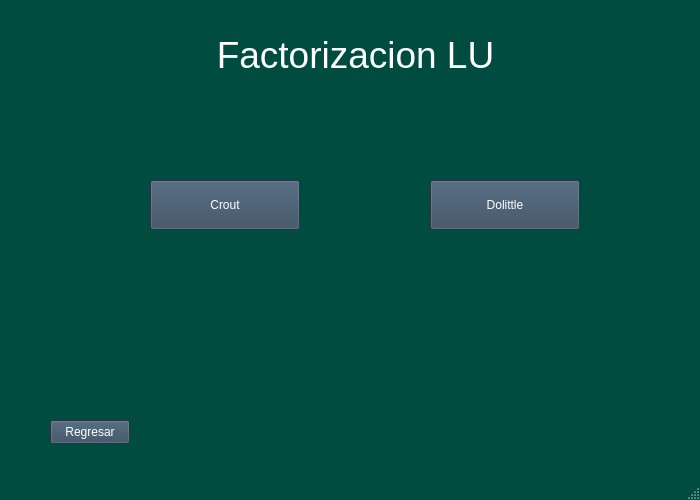
<?xml version="1.0" encoding="UTF-8"?>
<ui version="4.0">
 <class>menuFactorizacion</class>
 <widget class="QMainWindow" name="menuFactorizacion">
  <property name="geometry">
   <rect>
    <x>0</x>
    <y>0</y>
    <width>700</width>
    <height>500</height>
   </rect>
  </property>
  <property name="palette">
   <palette>
    <active>
     <colorrole role="WindowText">
      <brush brushstyle="SolidPattern">
       <color alpha="255">
        <red>255</red>
        <green>255</green>
        <blue>255</blue>
       </color>
      </brush>
     </colorrole>
     <colorrole role="Button">
      <brush brushstyle="SolidPattern">
       <color alpha="255">
        <red>0</red>
        <green>76</green>
        <blue>64</blue>
       </color>
      </brush>
     </colorrole>
     <colorrole role="Light">
      <brush brushstyle="SolidPattern">
       <color alpha="255">
        <red>0</red>
        <green>114</green>
        <blue>96</blue>
       </color>
      </brush>
     </colorrole>
     <colorrole role="Midlight">
      <brush brushstyle="SolidPattern">
       <color alpha="255">
        <red>0</red>
        <green>95</green>
        <blue>80</blue>
       </color>
      </brush>
     </colorrole>
     <colorrole role="Dark">
      <brush brushstyle="SolidPattern">
       <color alpha="255">
        <red>0</red>
        <green>38</green>
        <blue>32</blue>
       </color>
      </brush>
     </colorrole>
     <colorrole role="Mid">
      <brush brushstyle="SolidPattern">
       <color alpha="255">
        <red>0</red>
        <green>50</green>
        <blue>42</blue>
       </color>
      </brush>
     </colorrole>
     <colorrole role="Text">
      <brush brushstyle="SolidPattern">
       <color alpha="255">
        <red>255</red>
        <green>255</green>
        <blue>255</blue>
       </color>
      </brush>
     </colorrole>
     <colorrole role="BrightText">
      <brush brushstyle="SolidPattern">
       <color alpha="255">
        <red>255</red>
        <green>255</green>
        <blue>255</blue>
       </color>
      </brush>
     </colorrole>
     <colorrole role="ButtonText">
      <brush brushstyle="SolidPattern">
       <color alpha="255">
        <red>255</red>
        <green>255</green>
        <blue>255</blue>
       </color>
      </brush>
     </colorrole>
     <colorrole role="Base">
      <brush brushstyle="SolidPattern">
       <color alpha="255">
        <red>0</red>
        <green>0</green>
        <blue>0</blue>
       </color>
      </brush>
     </colorrole>
     <colorrole role="Window">
      <brush brushstyle="SolidPattern">
       <color alpha="255">
        <red>0</red>
        <green>76</green>
        <blue>64</blue>
       </color>
      </brush>
     </colorrole>
     <colorrole role="Shadow">
      <brush brushstyle="SolidPattern">
       <color alpha="255">
        <red>0</red>
        <green>0</green>
        <blue>0</blue>
       </color>
      </brush>
     </colorrole>
     <colorrole role="AlternateBase">
      <brush brushstyle="SolidPattern">
       <color alpha="255">
        <red>0</red>
        <green>38</green>
        <blue>32</blue>
       </color>
      </brush>
     </colorrole>
     <colorrole role="ToolTipBase">
      <brush brushstyle="SolidPattern">
       <color alpha="255">
        <red>255</red>
        <green>255</green>
        <blue>220</blue>
       </color>
      </brush>
     </colorrole>
     <colorrole role="ToolTipText">
      <brush brushstyle="SolidPattern">
       <color alpha="255">
        <red>0</red>
        <green>0</green>
        <blue>0</blue>
       </color>
      </brush>
     </colorrole>
     <colorrole role="PlaceholderText">
      <brush brushstyle="SolidPattern">
       <color alpha="128">
        <red>255</red>
        <green>255</green>
        <blue>255</blue>
       </color>
      </brush>
     </colorrole>
    </active>
    <inactive>
     <colorrole role="WindowText">
      <brush brushstyle="SolidPattern">
       <color alpha="255">
        <red>255</red>
        <green>255</green>
        <blue>255</blue>
       </color>
      </brush>
     </colorrole>
     <colorrole role="Button">
      <brush brushstyle="SolidPattern">
       <color alpha="255">
        <red>0</red>
        <green>76</green>
        <blue>64</blue>
       </color>
      </brush>
     </colorrole>
     <colorrole role="Light">
      <brush brushstyle="SolidPattern">
       <color alpha="255">
        <red>0</red>
        <green>114</green>
        <blue>96</blue>
       </color>
      </brush>
     </colorrole>
     <colorrole role="Midlight">
      <brush brushstyle="SolidPattern">
       <color alpha="255">
        <red>0</red>
        <green>95</green>
        <blue>80</blue>
       </color>
      </brush>
     </colorrole>
     <colorrole role="Dark">
      <brush brushstyle="SolidPattern">
       <color alpha="255">
        <red>0</red>
        <green>38</green>
        <blue>32</blue>
       </color>
      </brush>
     </colorrole>
     <colorrole role="Mid">
      <brush brushstyle="SolidPattern">
       <color alpha="255">
        <red>0</red>
        <green>50</green>
        <blue>42</blue>
       </color>
      </brush>
     </colorrole>
     <colorrole role="Text">
      <brush brushstyle="SolidPattern">
       <color alpha="255">
        <red>255</red>
        <green>255</green>
        <blue>255</blue>
       </color>
      </brush>
     </colorrole>
     <colorrole role="BrightText">
      <brush brushstyle="SolidPattern">
       <color alpha="255">
        <red>255</red>
        <green>255</green>
        <blue>255</blue>
       </color>
      </brush>
     </colorrole>
     <colorrole role="ButtonText">
      <brush brushstyle="SolidPattern">
       <color alpha="255">
        <red>255</red>
        <green>255</green>
        <blue>255</blue>
       </color>
      </brush>
     </colorrole>
     <colorrole role="Base">
      <brush brushstyle="SolidPattern">
       <color alpha="255">
        <red>0</red>
        <green>0</green>
        <blue>0</blue>
       </color>
      </brush>
     </colorrole>
     <colorrole role="Window">
      <brush brushstyle="SolidPattern">
       <color alpha="255">
        <red>0</red>
        <green>76</green>
        <blue>64</blue>
       </color>
      </brush>
     </colorrole>
     <colorrole role="Shadow">
      <brush brushstyle="SolidPattern">
       <color alpha="255">
        <red>0</red>
        <green>0</green>
        <blue>0</blue>
       </color>
      </brush>
     </colorrole>
     <colorrole role="AlternateBase">
      <brush brushstyle="SolidPattern">
       <color alpha="255">
        <red>0</red>
        <green>38</green>
        <blue>32</blue>
       </color>
      </brush>
     </colorrole>
     <colorrole role="ToolTipBase">
      <brush brushstyle="SolidPattern">
       <color alpha="255">
        <red>255</red>
        <green>255</green>
        <blue>220</blue>
       </color>
      </brush>
     </colorrole>
     <colorrole role="ToolTipText">
      <brush brushstyle="SolidPattern">
       <color alpha="255">
        <red>0</red>
        <green>0</green>
        <blue>0</blue>
       </color>
      </brush>
     </colorrole>
     <colorrole role="PlaceholderText">
      <brush brushstyle="SolidPattern">
       <color alpha="128">
        <red>255</red>
        <green>255</green>
        <blue>255</blue>
       </color>
      </brush>
     </colorrole>
    </inactive>
    <disabled>
     <colorrole role="WindowText">
      <brush brushstyle="SolidPattern">
       <color alpha="255">
        <red>0</red>
        <green>38</green>
        <blue>32</blue>
       </color>
      </brush>
     </colorrole>
     <colorrole role="Button">
      <brush brushstyle="SolidPattern">
       <color alpha="255">
        <red>0</red>
        <green>76</green>
        <blue>64</blue>
       </color>
      </brush>
     </colorrole>
     <colorrole role="Light">
      <brush brushstyle="SolidPattern">
       <color alpha="255">
        <red>0</red>
        <green>114</green>
        <blue>96</blue>
       </color>
      </brush>
     </colorrole>
     <colorrole role="Midlight">
      <brush brushstyle="SolidPattern">
       <color alpha="255">
        <red>0</red>
        <green>95</green>
        <blue>80</blue>
       </color>
      </brush>
     </colorrole>
     <colorrole role="Dark">
      <brush brushstyle="SolidPattern">
       <color alpha="255">
        <red>0</red>
        <green>38</green>
        <blue>32</blue>
       </color>
      </brush>
     </colorrole>
     <colorrole role="Mid">
      <brush brushstyle="SolidPattern">
       <color alpha="255">
        <red>0</red>
        <green>50</green>
        <blue>42</blue>
       </color>
      </brush>
     </colorrole>
     <colorrole role="Text">
      <brush brushstyle="SolidPattern">
       <color alpha="255">
        <red>0</red>
        <green>38</green>
        <blue>32</blue>
       </color>
      </brush>
     </colorrole>
     <colorrole role="BrightText">
      <brush brushstyle="SolidPattern">
       <color alpha="255">
        <red>255</red>
        <green>255</green>
        <blue>255</blue>
       </color>
      </brush>
     </colorrole>
     <colorrole role="ButtonText">
      <brush brushstyle="SolidPattern">
       <color alpha="255">
        <red>0</red>
        <green>38</green>
        <blue>32</blue>
       </color>
      </brush>
     </colorrole>
     <colorrole role="Base">
      <brush brushstyle="SolidPattern">
       <color alpha="255">
        <red>0</red>
        <green>76</green>
        <blue>64</blue>
       </color>
      </brush>
     </colorrole>
     <colorrole role="Window">
      <brush brushstyle="SolidPattern">
       <color alpha="255">
        <red>0</red>
        <green>76</green>
        <blue>64</blue>
       </color>
      </brush>
     </colorrole>
     <colorrole role="Shadow">
      <brush brushstyle="SolidPattern">
       <color alpha="255">
        <red>0</red>
        <green>0</green>
        <blue>0</blue>
       </color>
      </brush>
     </colorrole>
     <colorrole role="AlternateBase">
      <brush brushstyle="SolidPattern">
       <color alpha="255">
        <red>0</red>
        <green>76</green>
        <blue>64</blue>
       </color>
      </brush>
     </colorrole>
     <colorrole role="ToolTipBase">
      <brush brushstyle="SolidPattern">
       <color alpha="255">
        <red>255</red>
        <green>255</green>
        <blue>220</blue>
       </color>
      </brush>
     </colorrole>
     <colorrole role="ToolTipText">
      <brush brushstyle="SolidPattern">
       <color alpha="255">
        <red>0</red>
        <green>0</green>
        <blue>0</blue>
       </color>
      </brush>
     </colorrole>
     <colorrole role="PlaceholderText">
      <brush brushstyle="SolidPattern">
       <color alpha="128">
        <red>255</red>
        <green>255</green>
        <blue>255</blue>
       </color>
      </brush>
     </colorrole>
    </disabled>
   </palette>
  </property>
  <property name="windowTitle">
   <string>MainWindow</string>
  </property>
  <widget class="QWidget" name="centralwidget">
   <widget class="QLabel" name="label">
    <property name="geometry">
     <rect>
      <x>190</x>
      <y>10</y>
      <width>331</width>
      <height>91</height>
     </rect>
    </property>
    <property name="text">
     <string>&lt;html&gt;&lt;head/&gt;&lt;body&gt;&lt;p align=&quot;center&quot;&gt;&lt;span style=&quot; font-size:28pt;&quot;&gt;Factorizacion  LU&lt;/span&gt;&lt;/p&gt;&lt;/body&gt;&lt;/html&gt;</string>
    </property>
    <property name="textFormat">
     <enum>Qt::RichText</enum>
    </property>
   </widget>
   <widget class="QPushButton" name="pushButton">
    <property name="geometry">
     <rect>
      <x>50</x>
      <y>420</y>
      <width>80</width>
      <height>24</height>
     </rect>
    </property>
    <property name="palette">
     <palette>
      <active>
       <colorrole role="WindowText">
        <brush brushstyle="SolidPattern">
         <color alpha="255">
          <red>255</red>
          <green>255</green>
          <blue>255</blue>
         </color>
        </brush>
       </colorrole>
       <colorrole role="Button">
        <brush brushstyle="SolidPattern">
         <color alpha="255">
          <red>53</red>
          <green>73</green>
          <blue>94</blue>
         </color>
        </brush>
       </colorrole>
       <colorrole role="Light">
        <brush brushstyle="SolidPattern">
         <color alpha="255">
          <red>79</red>
          <green>109</green>
          <blue>141</blue>
         </color>
        </brush>
       </colorrole>
       <colorrole role="Midlight">
        <brush brushstyle="SolidPattern">
         <color alpha="255">
          <red>66</red>
          <green>91</green>
          <blue>117</blue>
         </color>
        </brush>
       </colorrole>
       <colorrole role="Dark">
        <brush brushstyle="SolidPattern">
         <color alpha="255">
          <red>26</red>
          <green>36</green>
          <blue>47</blue>
         </color>
        </brush>
       </colorrole>
       <colorrole role="Mid">
        <brush brushstyle="SolidPattern">
         <color alpha="255">
          <red>35</red>
          <green>48</green>
          <blue>62</blue>
         </color>
        </brush>
       </colorrole>
       <colorrole role="Text">
        <brush brushstyle="SolidPattern">
         <color alpha="255">
          <red>255</red>
          <green>255</green>
          <blue>255</blue>
         </color>
        </brush>
       </colorrole>
       <colorrole role="BrightText">
        <brush brushstyle="SolidPattern">
         <color alpha="255">
          <red>255</red>
          <green>255</green>
          <blue>255</blue>
         </color>
        </brush>
       </colorrole>
       <colorrole role="ButtonText">
        <brush brushstyle="SolidPattern">
         <color alpha="255">
          <red>255</red>
          <green>255</green>
          <blue>255</blue>
         </color>
        </brush>
       </colorrole>
       <colorrole role="Base">
        <brush brushstyle="SolidPattern">
         <color alpha="255">
          <red>0</red>
          <green>0</green>
          <blue>0</blue>
         </color>
        </brush>
       </colorrole>
       <colorrole role="Window">
        <brush brushstyle="SolidPattern">
         <color alpha="255">
          <red>53</red>
          <green>73</green>
          <blue>94</blue>
         </color>
        </brush>
       </colorrole>
       <colorrole role="Shadow">
        <brush brushstyle="SolidPattern">
         <color alpha="255">
          <red>0</red>
          <green>0</green>
          <blue>0</blue>
         </color>
        </brush>
       </colorrole>
       <colorrole role="AlternateBase">
        <brush brushstyle="SolidPattern">
         <color alpha="255">
          <red>26</red>
          <green>36</green>
          <blue>47</blue>
         </color>
        </brush>
       </colorrole>
       <colorrole role="ToolTipBase">
        <brush brushstyle="SolidPattern">
         <color alpha="255">
          <red>255</red>
          <green>255</green>
          <blue>220</blue>
         </color>
        </brush>
       </colorrole>
       <colorrole role="ToolTipText">
        <brush brushstyle="SolidPattern">
         <color alpha="255">
          <red>0</red>
          <green>0</green>
          <blue>0</blue>
         </color>
        </brush>
       </colorrole>
       <colorrole role="PlaceholderText">
        <brush brushstyle="SolidPattern">
         <color alpha="128">
          <red>255</red>
          <green>255</green>
          <blue>255</blue>
         </color>
        </brush>
       </colorrole>
      </active>
      <inactive>
       <colorrole role="WindowText">
        <brush brushstyle="SolidPattern">
         <color alpha="255">
          <red>255</red>
          <green>255</green>
          <blue>255</blue>
         </color>
        </brush>
       </colorrole>
       <colorrole role="Button">
        <brush brushstyle="SolidPattern">
         <color alpha="255">
          <red>53</red>
          <green>73</green>
          <blue>94</blue>
         </color>
        </brush>
       </colorrole>
       <colorrole role="Light">
        <brush brushstyle="SolidPattern">
         <color alpha="255">
          <red>79</red>
          <green>109</green>
          <blue>141</blue>
         </color>
        </brush>
       </colorrole>
       <colorrole role="Midlight">
        <brush brushstyle="SolidPattern">
         <color alpha="255">
          <red>66</red>
          <green>91</green>
          <blue>117</blue>
         </color>
        </brush>
       </colorrole>
       <colorrole role="Dark">
        <brush brushstyle="SolidPattern">
         <color alpha="255">
          <red>26</red>
          <green>36</green>
          <blue>47</blue>
         </color>
        </brush>
       </colorrole>
       <colorrole role="Mid">
        <brush brushstyle="SolidPattern">
         <color alpha="255">
          <red>35</red>
          <green>48</green>
          <blue>62</blue>
         </color>
        </brush>
       </colorrole>
       <colorrole role="Text">
        <brush brushstyle="SolidPattern">
         <color alpha="255">
          <red>255</red>
          <green>255</green>
          <blue>255</blue>
         </color>
        </brush>
       </colorrole>
       <colorrole role="BrightText">
        <brush brushstyle="SolidPattern">
         <color alpha="255">
          <red>255</red>
          <green>255</green>
          <blue>255</blue>
         </color>
        </brush>
       </colorrole>
       <colorrole role="ButtonText">
        <brush brushstyle="SolidPattern">
         <color alpha="255">
          <red>255</red>
          <green>255</green>
          <blue>255</blue>
         </color>
        </brush>
       </colorrole>
       <colorrole role="Base">
        <brush brushstyle="SolidPattern">
         <color alpha="255">
          <red>0</red>
          <green>0</green>
          <blue>0</blue>
         </color>
        </brush>
       </colorrole>
       <colorrole role="Window">
        <brush brushstyle="SolidPattern">
         <color alpha="255">
          <red>53</red>
          <green>73</green>
          <blue>94</blue>
         </color>
        </brush>
       </colorrole>
       <colorrole role="Shadow">
        <brush brushstyle="SolidPattern">
         <color alpha="255">
          <red>0</red>
          <green>0</green>
          <blue>0</blue>
         </color>
        </brush>
       </colorrole>
       <colorrole role="AlternateBase">
        <brush brushstyle="SolidPattern">
         <color alpha="255">
          <red>26</red>
          <green>36</green>
          <blue>47</blue>
         </color>
        </brush>
       </colorrole>
       <colorrole role="ToolTipBase">
        <brush brushstyle="SolidPattern">
         <color alpha="255">
          <red>255</red>
          <green>255</green>
          <blue>220</blue>
         </color>
        </brush>
       </colorrole>
       <colorrole role="ToolTipText">
        <brush brushstyle="SolidPattern">
         <color alpha="255">
          <red>0</red>
          <green>0</green>
          <blue>0</blue>
         </color>
        </brush>
       </colorrole>
       <colorrole role="PlaceholderText">
        <brush brushstyle="SolidPattern">
         <color alpha="128">
          <red>255</red>
          <green>255</green>
          <blue>255</blue>
         </color>
        </brush>
       </colorrole>
      </inactive>
      <disabled>
       <colorrole role="WindowText">
        <brush brushstyle="SolidPattern">
         <color alpha="255">
          <red>26</red>
          <green>36</green>
          <blue>47</blue>
         </color>
        </brush>
       </colorrole>
       <colorrole role="Button">
        <brush brushstyle="SolidPattern">
         <color alpha="255">
          <red>53</red>
          <green>73</green>
          <blue>94</blue>
         </color>
        </brush>
       </colorrole>
       <colorrole role="Light">
        <brush brushstyle="SolidPattern">
         <color alpha="255">
          <red>79</red>
          <green>109</green>
          <blue>141</blue>
         </color>
        </brush>
       </colorrole>
       <colorrole role="Midlight">
        <brush brushstyle="SolidPattern">
         <color alpha="255">
          <red>66</red>
          <green>91</green>
          <blue>117</blue>
         </color>
        </brush>
       </colorrole>
       <colorrole role="Dark">
        <brush brushstyle="SolidPattern">
         <color alpha="255">
          <red>26</red>
          <green>36</green>
          <blue>47</blue>
         </color>
        </brush>
       </colorrole>
       <colorrole role="Mid">
        <brush brushstyle="SolidPattern">
         <color alpha="255">
          <red>35</red>
          <green>48</green>
          <blue>62</blue>
         </color>
        </brush>
       </colorrole>
       <colorrole role="Text">
        <brush brushstyle="SolidPattern">
         <color alpha="255">
          <red>26</red>
          <green>36</green>
          <blue>47</blue>
         </color>
        </brush>
       </colorrole>
       <colorrole role="BrightText">
        <brush brushstyle="SolidPattern">
         <color alpha="255">
          <red>255</red>
          <green>255</green>
          <blue>255</blue>
         </color>
        </brush>
       </colorrole>
       <colorrole role="ButtonText">
        <brush brushstyle="SolidPattern">
         <color alpha="255">
          <red>26</red>
          <green>36</green>
          <blue>47</blue>
         </color>
        </brush>
       </colorrole>
       <colorrole role="Base">
        <brush brushstyle="SolidPattern">
         <color alpha="255">
          <red>53</red>
          <green>73</green>
          <blue>94</blue>
         </color>
        </brush>
       </colorrole>
       <colorrole role="Window">
        <brush brushstyle="SolidPattern">
         <color alpha="255">
          <red>53</red>
          <green>73</green>
          <blue>94</blue>
         </color>
        </brush>
       </colorrole>
       <colorrole role="Shadow">
        <brush brushstyle="SolidPattern">
         <color alpha="255">
          <red>0</red>
          <green>0</green>
          <blue>0</blue>
         </color>
        </brush>
       </colorrole>
       <colorrole role="AlternateBase">
        <brush brushstyle="SolidPattern">
         <color alpha="255">
          <red>53</red>
          <green>73</green>
          <blue>94</blue>
         </color>
        </brush>
       </colorrole>
       <colorrole role="ToolTipBase">
        <brush brushstyle="SolidPattern">
         <color alpha="255">
          <red>255</red>
          <green>255</green>
          <blue>220</blue>
         </color>
        </brush>
       </colorrole>
       <colorrole role="ToolTipText">
        <brush brushstyle="SolidPattern">
         <color alpha="255">
          <red>0</red>
          <green>0</green>
          <blue>0</blue>
         </color>
        </brush>
       </colorrole>
       <colorrole role="PlaceholderText">
        <brush brushstyle="SolidPattern">
         <color alpha="128">
          <red>255</red>
          <green>255</green>
          <blue>255</blue>
         </color>
        </brush>
       </colorrole>
      </disabled>
     </palette>
    </property>
    <property name="text">
     <string>Regresar</string>
    </property>
   </widget>
   <widget class="QPushButton" name="pushButton_2">
    <property name="geometry">
     <rect>
      <x>150</x>
      <y>180</y>
      <width>150</width>
      <height>50</height>
     </rect>
    </property>
    <property name="palette">
     <palette>
      <active>
       <colorrole role="WindowText">
        <brush brushstyle="SolidPattern">
         <color alpha="255">
          <red>255</red>
          <green>255</green>
          <blue>255</blue>
         </color>
        </brush>
       </colorrole>
       <colorrole role="Button">
        <brush brushstyle="SolidPattern">
         <color alpha="255">
          <red>53</red>
          <green>73</green>
          <blue>94</blue>
         </color>
        </brush>
       </colorrole>
       <colorrole role="Light">
        <brush brushstyle="SolidPattern">
         <color alpha="255">
          <red>79</red>
          <green>109</green>
          <blue>141</blue>
         </color>
        </brush>
       </colorrole>
       <colorrole role="Midlight">
        <brush brushstyle="SolidPattern">
         <color alpha="255">
          <red>66</red>
          <green>91</green>
          <blue>117</blue>
         </color>
        </brush>
       </colorrole>
       <colorrole role="Dark">
        <brush brushstyle="SolidPattern">
         <color alpha="255">
          <red>26</red>
          <green>36</green>
          <blue>47</blue>
         </color>
        </brush>
       </colorrole>
       <colorrole role="Mid">
        <brush brushstyle="SolidPattern">
         <color alpha="255">
          <red>35</red>
          <green>48</green>
          <blue>62</blue>
         </color>
        </brush>
       </colorrole>
       <colorrole role="Text">
        <brush brushstyle="SolidPattern">
         <color alpha="255">
          <red>255</red>
          <green>255</green>
          <blue>255</blue>
         </color>
        </brush>
       </colorrole>
       <colorrole role="BrightText">
        <brush brushstyle="SolidPattern">
         <color alpha="255">
          <red>255</red>
          <green>255</green>
          <blue>255</blue>
         </color>
        </brush>
       </colorrole>
       <colorrole role="ButtonText">
        <brush brushstyle="SolidPattern">
         <color alpha="255">
          <red>255</red>
          <green>255</green>
          <blue>255</blue>
         </color>
        </brush>
       </colorrole>
       <colorrole role="Base">
        <brush brushstyle="SolidPattern">
         <color alpha="255">
          <red>0</red>
          <green>0</green>
          <blue>0</blue>
         </color>
        </brush>
       </colorrole>
       <colorrole role="Window">
        <brush brushstyle="SolidPattern">
         <color alpha="255">
          <red>53</red>
          <green>73</green>
          <blue>94</blue>
         </color>
        </brush>
       </colorrole>
       <colorrole role="Shadow">
        <brush brushstyle="SolidPattern">
         <color alpha="255">
          <red>0</red>
          <green>0</green>
          <blue>0</blue>
         </color>
        </brush>
       </colorrole>
       <colorrole role="AlternateBase">
        <brush brushstyle="SolidPattern">
         <color alpha="255">
          <red>26</red>
          <green>36</green>
          <blue>47</blue>
         </color>
        </brush>
       </colorrole>
       <colorrole role="ToolTipBase">
        <brush brushstyle="SolidPattern">
         <color alpha="255">
          <red>255</red>
          <green>255</green>
          <blue>220</blue>
         </color>
        </brush>
       </colorrole>
       <colorrole role="ToolTipText">
        <brush brushstyle="SolidPattern">
         <color alpha="255">
          <red>0</red>
          <green>0</green>
          <blue>0</blue>
         </color>
        </brush>
       </colorrole>
       <colorrole role="PlaceholderText">
        <brush brushstyle="SolidPattern">
         <color alpha="128">
          <red>255</red>
          <green>255</green>
          <blue>255</blue>
         </color>
        </brush>
       </colorrole>
      </active>
      <inactive>
       <colorrole role="WindowText">
        <brush brushstyle="SolidPattern">
         <color alpha="255">
          <red>255</red>
          <green>255</green>
          <blue>255</blue>
         </color>
        </brush>
       </colorrole>
       <colorrole role="Button">
        <brush brushstyle="SolidPattern">
         <color alpha="255">
          <red>53</red>
          <green>73</green>
          <blue>94</blue>
         </color>
        </brush>
       </colorrole>
       <colorrole role="Light">
        <brush brushstyle="SolidPattern">
         <color alpha="255">
          <red>79</red>
          <green>109</green>
          <blue>141</blue>
         </color>
        </brush>
       </colorrole>
       <colorrole role="Midlight">
        <brush brushstyle="SolidPattern">
         <color alpha="255">
          <red>66</red>
          <green>91</green>
          <blue>117</blue>
         </color>
        </brush>
       </colorrole>
       <colorrole role="Dark">
        <brush brushstyle="SolidPattern">
         <color alpha="255">
          <red>26</red>
          <green>36</green>
          <blue>47</blue>
         </color>
        </brush>
       </colorrole>
       <colorrole role="Mid">
        <brush brushstyle="SolidPattern">
         <color alpha="255">
          <red>35</red>
          <green>48</green>
          <blue>62</blue>
         </color>
        </brush>
       </colorrole>
       <colorrole role="Text">
        <brush brushstyle="SolidPattern">
         <color alpha="255">
          <red>255</red>
          <green>255</green>
          <blue>255</blue>
         </color>
        </brush>
       </colorrole>
       <colorrole role="BrightText">
        <brush brushstyle="SolidPattern">
         <color alpha="255">
          <red>255</red>
          <green>255</green>
          <blue>255</blue>
         </color>
        </brush>
       </colorrole>
       <colorrole role="ButtonText">
        <brush brushstyle="SolidPattern">
         <color alpha="255">
          <red>255</red>
          <green>255</green>
          <blue>255</blue>
         </color>
        </brush>
       </colorrole>
       <colorrole role="Base">
        <brush brushstyle="SolidPattern">
         <color alpha="255">
          <red>0</red>
          <green>0</green>
          <blue>0</blue>
         </color>
        </brush>
       </colorrole>
       <colorrole role="Window">
        <brush brushstyle="SolidPattern">
         <color alpha="255">
          <red>53</red>
          <green>73</green>
          <blue>94</blue>
         </color>
        </brush>
       </colorrole>
       <colorrole role="Shadow">
        <brush brushstyle="SolidPattern">
         <color alpha="255">
          <red>0</red>
          <green>0</green>
          <blue>0</blue>
         </color>
        </brush>
       </colorrole>
       <colorrole role="AlternateBase">
        <brush brushstyle="SolidPattern">
         <color alpha="255">
          <red>26</red>
          <green>36</green>
          <blue>47</blue>
         </color>
        </brush>
       </colorrole>
       <colorrole role="ToolTipBase">
        <brush brushstyle="SolidPattern">
         <color alpha="255">
          <red>255</red>
          <green>255</green>
          <blue>220</blue>
         </color>
        </brush>
       </colorrole>
       <colorrole role="ToolTipText">
        <brush brushstyle="SolidPattern">
         <color alpha="255">
          <red>0</red>
          <green>0</green>
          <blue>0</blue>
         </color>
        </brush>
       </colorrole>
       <colorrole role="PlaceholderText">
        <brush brushstyle="SolidPattern">
         <color alpha="128">
          <red>255</red>
          <green>255</green>
          <blue>255</blue>
         </color>
        </brush>
       </colorrole>
      </inactive>
      <disabled>
       <colorrole role="WindowText">
        <brush brushstyle="SolidPattern">
         <color alpha="255">
          <red>26</red>
          <green>36</green>
          <blue>47</blue>
         </color>
        </brush>
       </colorrole>
       <colorrole role="Button">
        <brush brushstyle="SolidPattern">
         <color alpha="255">
          <red>53</red>
          <green>73</green>
          <blue>94</blue>
         </color>
        </brush>
       </colorrole>
       <colorrole role="Light">
        <brush brushstyle="SolidPattern">
         <color alpha="255">
          <red>79</red>
          <green>109</green>
          <blue>141</blue>
         </color>
        </brush>
       </colorrole>
       <colorrole role="Midlight">
        <brush brushstyle="SolidPattern">
         <color alpha="255">
          <red>66</red>
          <green>91</green>
          <blue>117</blue>
         </color>
        </brush>
       </colorrole>
       <colorrole role="Dark">
        <brush brushstyle="SolidPattern">
         <color alpha="255">
          <red>26</red>
          <green>36</green>
          <blue>47</blue>
         </color>
        </brush>
       </colorrole>
       <colorrole role="Mid">
        <brush brushstyle="SolidPattern">
         <color alpha="255">
          <red>35</red>
          <green>48</green>
          <blue>62</blue>
         </color>
        </brush>
       </colorrole>
       <colorrole role="Text">
        <brush brushstyle="SolidPattern">
         <color alpha="255">
          <red>26</red>
          <green>36</green>
          <blue>47</blue>
         </color>
        </brush>
       </colorrole>
       <colorrole role="BrightText">
        <brush brushstyle="SolidPattern">
         <color alpha="255">
          <red>255</red>
          <green>255</green>
          <blue>255</blue>
         </color>
        </brush>
       </colorrole>
       <colorrole role="ButtonText">
        <brush brushstyle="SolidPattern">
         <color alpha="255">
          <red>26</red>
          <green>36</green>
          <blue>47</blue>
         </color>
        </brush>
       </colorrole>
       <colorrole role="Base">
        <brush brushstyle="SolidPattern">
         <color alpha="255">
          <red>53</red>
          <green>73</green>
          <blue>94</blue>
         </color>
        </brush>
       </colorrole>
       <colorrole role="Window">
        <brush brushstyle="SolidPattern">
         <color alpha="255">
          <red>53</red>
          <green>73</green>
          <blue>94</blue>
         </color>
        </brush>
       </colorrole>
       <colorrole role="Shadow">
        <brush brushstyle="SolidPattern">
         <color alpha="255">
          <red>0</red>
          <green>0</green>
          <blue>0</blue>
         </color>
        </brush>
       </colorrole>
       <colorrole role="AlternateBase">
        <brush brushstyle="SolidPattern">
         <color alpha="255">
          <red>53</red>
          <green>73</green>
          <blue>94</blue>
         </color>
        </brush>
       </colorrole>
       <colorrole role="ToolTipBase">
        <brush brushstyle="SolidPattern">
         <color alpha="255">
          <red>255</red>
          <green>255</green>
          <blue>220</blue>
         </color>
        </brush>
       </colorrole>
       <colorrole role="ToolTipText">
        <brush brushstyle="SolidPattern">
         <color alpha="255">
          <red>0</red>
          <green>0</green>
          <blue>0</blue>
         </color>
        </brush>
       </colorrole>
       <colorrole role="PlaceholderText">
        <brush brushstyle="SolidPattern">
         <color alpha="128">
          <red>255</red>
          <green>255</green>
          <blue>255</blue>
         </color>
        </brush>
       </colorrole>
      </disabled>
     </palette>
    </property>
    <property name="text">
     <string>Crout</string>
    </property>
   </widget>
   <widget class="QPushButton" name="pushButton_3">
    <property name="geometry">
     <rect>
      <x>430</x>
      <y>180</y>
      <width>150</width>
      <height>50</height>
     </rect>
    </property>
    <property name="palette">
     <palette>
      <active>
       <colorrole role="WindowText">
        <brush brushstyle="SolidPattern">
         <color alpha="255">
          <red>255</red>
          <green>255</green>
          <blue>255</blue>
         </color>
        </brush>
       </colorrole>
       <colorrole role="Button">
        <brush brushstyle="SolidPattern">
         <color alpha="255">
          <red>53</red>
          <green>73</green>
          <blue>94</blue>
         </color>
        </brush>
       </colorrole>
       <colorrole role="Light">
        <brush brushstyle="SolidPattern">
         <color alpha="255">
          <red>79</red>
          <green>109</green>
          <blue>141</blue>
         </color>
        </brush>
       </colorrole>
       <colorrole role="Midlight">
        <brush brushstyle="SolidPattern">
         <color alpha="255">
          <red>66</red>
          <green>91</green>
          <blue>117</blue>
         </color>
        </brush>
       </colorrole>
       <colorrole role="Dark">
        <brush brushstyle="SolidPattern">
         <color alpha="255">
          <red>26</red>
          <green>36</green>
          <blue>47</blue>
         </color>
        </brush>
       </colorrole>
       <colorrole role="Mid">
        <brush brushstyle="SolidPattern">
         <color alpha="255">
          <red>35</red>
          <green>48</green>
          <blue>62</blue>
         </color>
        </brush>
       </colorrole>
       <colorrole role="Text">
        <brush brushstyle="SolidPattern">
         <color alpha="255">
          <red>255</red>
          <green>255</green>
          <blue>255</blue>
         </color>
        </brush>
       </colorrole>
       <colorrole role="BrightText">
        <brush brushstyle="SolidPattern">
         <color alpha="255">
          <red>255</red>
          <green>255</green>
          <blue>255</blue>
         </color>
        </brush>
       </colorrole>
       <colorrole role="ButtonText">
        <brush brushstyle="SolidPattern">
         <color alpha="255">
          <red>255</red>
          <green>255</green>
          <blue>255</blue>
         </color>
        </brush>
       </colorrole>
       <colorrole role="Base">
        <brush brushstyle="SolidPattern">
         <color alpha="255">
          <red>0</red>
          <green>0</green>
          <blue>0</blue>
         </color>
        </brush>
       </colorrole>
       <colorrole role="Window">
        <brush brushstyle="SolidPattern">
         <color alpha="255">
          <red>53</red>
          <green>73</green>
          <blue>94</blue>
         </color>
        </brush>
       </colorrole>
       <colorrole role="Shadow">
        <brush brushstyle="SolidPattern">
         <color alpha="255">
          <red>0</red>
          <green>0</green>
          <blue>0</blue>
         </color>
        </brush>
       </colorrole>
       <colorrole role="AlternateBase">
        <brush brushstyle="SolidPattern">
         <color alpha="255">
          <red>26</red>
          <green>36</green>
          <blue>47</blue>
         </color>
        </brush>
       </colorrole>
       <colorrole role="ToolTipBase">
        <brush brushstyle="SolidPattern">
         <color alpha="255">
          <red>255</red>
          <green>255</green>
          <blue>220</blue>
         </color>
        </brush>
       </colorrole>
       <colorrole role="ToolTipText">
        <brush brushstyle="SolidPattern">
         <color alpha="255">
          <red>0</red>
          <green>0</green>
          <blue>0</blue>
         </color>
        </brush>
       </colorrole>
       <colorrole role="PlaceholderText">
        <brush brushstyle="SolidPattern">
         <color alpha="128">
          <red>255</red>
          <green>255</green>
          <blue>255</blue>
         </color>
        </brush>
       </colorrole>
      </active>
      <inactive>
       <colorrole role="WindowText">
        <brush brushstyle="SolidPattern">
         <color alpha="255">
          <red>255</red>
          <green>255</green>
          <blue>255</blue>
         </color>
        </brush>
       </colorrole>
       <colorrole role="Button">
        <brush brushstyle="SolidPattern">
         <color alpha="255">
          <red>53</red>
          <green>73</green>
          <blue>94</blue>
         </color>
        </brush>
       </colorrole>
       <colorrole role="Light">
        <brush brushstyle="SolidPattern">
         <color alpha="255">
          <red>79</red>
          <green>109</green>
          <blue>141</blue>
         </color>
        </brush>
       </colorrole>
       <colorrole role="Midlight">
        <brush brushstyle="SolidPattern">
         <color alpha="255">
          <red>66</red>
          <green>91</green>
          <blue>117</blue>
         </color>
        </brush>
       </colorrole>
       <colorrole role="Dark">
        <brush brushstyle="SolidPattern">
         <color alpha="255">
          <red>26</red>
          <green>36</green>
          <blue>47</blue>
         </color>
        </brush>
       </colorrole>
       <colorrole role="Mid">
        <brush brushstyle="SolidPattern">
         <color alpha="255">
          <red>35</red>
          <green>48</green>
          <blue>62</blue>
         </color>
        </brush>
       </colorrole>
       <colorrole role="Text">
        <brush brushstyle="SolidPattern">
         <color alpha="255">
          <red>255</red>
          <green>255</green>
          <blue>255</blue>
         </color>
        </brush>
       </colorrole>
       <colorrole role="BrightText">
        <brush brushstyle="SolidPattern">
         <color alpha="255">
          <red>255</red>
          <green>255</green>
          <blue>255</blue>
         </color>
        </brush>
       </colorrole>
       <colorrole role="ButtonText">
        <brush brushstyle="SolidPattern">
         <color alpha="255">
          <red>255</red>
          <green>255</green>
          <blue>255</blue>
         </color>
        </brush>
       </colorrole>
       <colorrole role="Base">
        <brush brushstyle="SolidPattern">
         <color alpha="255">
          <red>0</red>
          <green>0</green>
          <blue>0</blue>
         </color>
        </brush>
       </colorrole>
       <colorrole role="Window">
        <brush brushstyle="SolidPattern">
         <color alpha="255">
          <red>53</red>
          <green>73</green>
          <blue>94</blue>
         </color>
        </brush>
       </colorrole>
       <colorrole role="Shadow">
        <brush brushstyle="SolidPattern">
         <color alpha="255">
          <red>0</red>
          <green>0</green>
          <blue>0</blue>
         </color>
        </brush>
       </colorrole>
       <colorrole role="AlternateBase">
        <brush brushstyle="SolidPattern">
         <color alpha="255">
          <red>26</red>
          <green>36</green>
          <blue>47</blue>
         </color>
        </brush>
       </colorrole>
       <colorrole role="ToolTipBase">
        <brush brushstyle="SolidPattern">
         <color alpha="255">
          <red>255</red>
          <green>255</green>
          <blue>220</blue>
         </color>
        </brush>
       </colorrole>
       <colorrole role="ToolTipText">
        <brush brushstyle="SolidPattern">
         <color alpha="255">
          <red>0</red>
          <green>0</green>
          <blue>0</blue>
         </color>
        </brush>
       </colorrole>
       <colorrole role="PlaceholderText">
        <brush brushstyle="SolidPattern">
         <color alpha="128">
          <red>255</red>
          <green>255</green>
          <blue>255</blue>
         </color>
        </brush>
       </colorrole>
      </inactive>
      <disabled>
       <colorrole role="WindowText">
        <brush brushstyle="SolidPattern">
         <color alpha="255">
          <red>26</red>
          <green>36</green>
          <blue>47</blue>
         </color>
        </brush>
       </colorrole>
       <colorrole role="Button">
        <brush brushstyle="SolidPattern">
         <color alpha="255">
          <red>53</red>
          <green>73</green>
          <blue>94</blue>
         </color>
        </brush>
       </colorrole>
       <colorrole role="Light">
        <brush brushstyle="SolidPattern">
         <color alpha="255">
          <red>79</red>
          <green>109</green>
          <blue>141</blue>
         </color>
        </brush>
       </colorrole>
       <colorrole role="Midlight">
        <brush brushstyle="SolidPattern">
         <color alpha="255">
          <red>66</red>
          <green>91</green>
          <blue>117</blue>
         </color>
        </brush>
       </colorrole>
       <colorrole role="Dark">
        <brush brushstyle="SolidPattern">
         <color alpha="255">
          <red>26</red>
          <green>36</green>
          <blue>47</blue>
         </color>
        </brush>
       </colorrole>
       <colorrole role="Mid">
        <brush brushstyle="SolidPattern">
         <color alpha="255">
          <red>35</red>
          <green>48</green>
          <blue>62</blue>
         </color>
        </brush>
       </colorrole>
       <colorrole role="Text">
        <brush brushstyle="SolidPattern">
         <color alpha="255">
          <red>26</red>
          <green>36</green>
          <blue>47</blue>
         </color>
        </brush>
       </colorrole>
       <colorrole role="BrightText">
        <brush brushstyle="SolidPattern">
         <color alpha="255">
          <red>255</red>
          <green>255</green>
          <blue>255</blue>
         </color>
        </brush>
       </colorrole>
       <colorrole role="ButtonText">
        <brush brushstyle="SolidPattern">
         <color alpha="255">
          <red>26</red>
          <green>36</green>
          <blue>47</blue>
         </color>
        </brush>
       </colorrole>
       <colorrole role="Base">
        <brush brushstyle="SolidPattern">
         <color alpha="255">
          <red>53</red>
          <green>73</green>
          <blue>94</blue>
         </color>
        </brush>
       </colorrole>
       <colorrole role="Window">
        <brush brushstyle="SolidPattern">
         <color alpha="255">
          <red>53</red>
          <green>73</green>
          <blue>94</blue>
         </color>
        </brush>
       </colorrole>
       <colorrole role="Shadow">
        <brush brushstyle="SolidPattern">
         <color alpha="255">
          <red>0</red>
          <green>0</green>
          <blue>0</blue>
         </color>
        </brush>
       </colorrole>
       <colorrole role="AlternateBase">
        <brush brushstyle="SolidPattern">
         <color alpha="255">
          <red>53</red>
          <green>73</green>
          <blue>94</blue>
         </color>
        </brush>
       </colorrole>
       <colorrole role="ToolTipBase">
        <brush brushstyle="SolidPattern">
         <color alpha="255">
          <red>255</red>
          <green>255</green>
          <blue>220</blue>
         </color>
        </brush>
       </colorrole>
       <colorrole role="ToolTipText">
        <brush brushstyle="SolidPattern">
         <color alpha="255">
          <red>0</red>
          <green>0</green>
          <blue>0</blue>
         </color>
        </brush>
       </colorrole>
       <colorrole role="PlaceholderText">
        <brush brushstyle="SolidPattern">
         <color alpha="128">
          <red>255</red>
          <green>255</green>
          <blue>255</blue>
         </color>
        </brush>
       </colorrole>
      </disabled>
     </palette>
    </property>
    <property name="text">
     <string>Dolittle</string>
    </property>
   </widget>
  </widget>
  <widget class="QMenuBar" name="menubar">
   <property name="geometry">
    <rect>
     <x>0</x>
     <y>0</y>
     <width>700</width>
     <height>21</height>
    </rect>
   </property>
  </widget>
  <widget class="QStatusBar" name="statusbar"/>
 </widget>
 <resources/>
 <connections/>
</ui>
